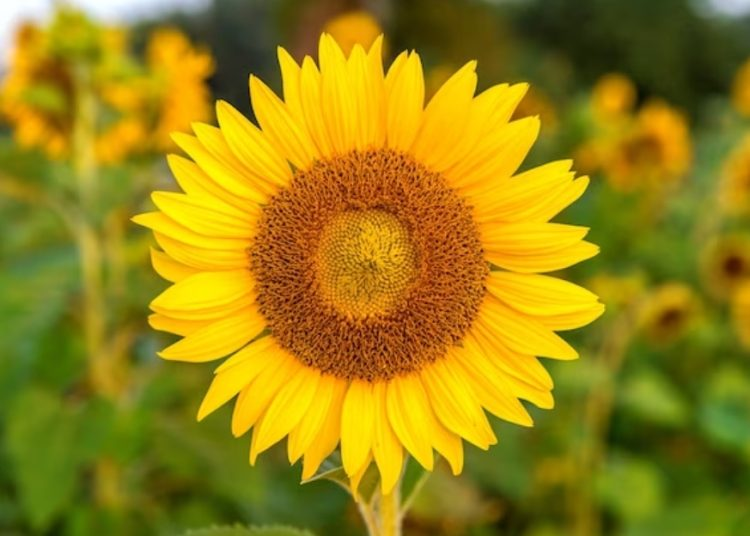
#> input picture pertemuan 14/bunga.jpg, 750 x 536 px
$ python localbinarypattern.py
#> lines starting #> are read from the running program, lines starting #| are printed output that depends on the picture
import cv2
import numpy as np
from skimage.feature import local_binary_pattern

# Baca citra dalam greyscale
image = cv2.imread('bunga.jpg', cv2.IMREAD_GRAYSCALE)
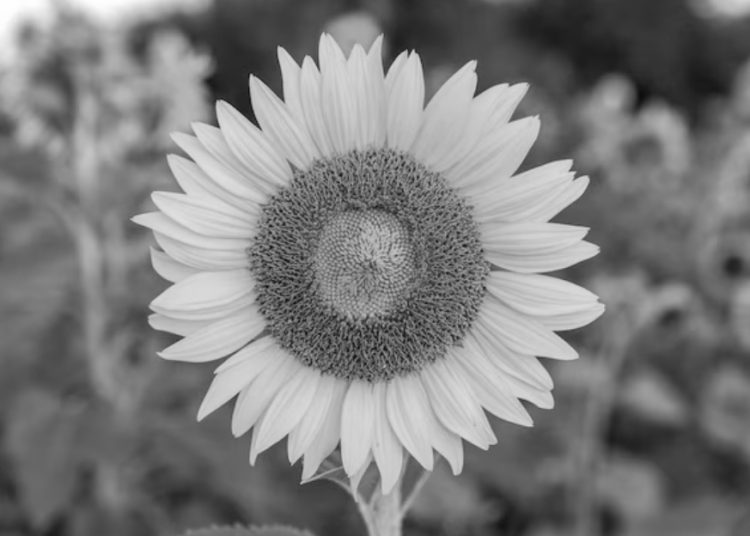
#> image: shape (536, 750); min 13, max 254, mean 124.7

# Terapkan Local Binary Pattern (LBP)
radius = 1
n_point = 8 * radius
lbp = local_binary_pattern(image, n_point, radius,method='uniform')
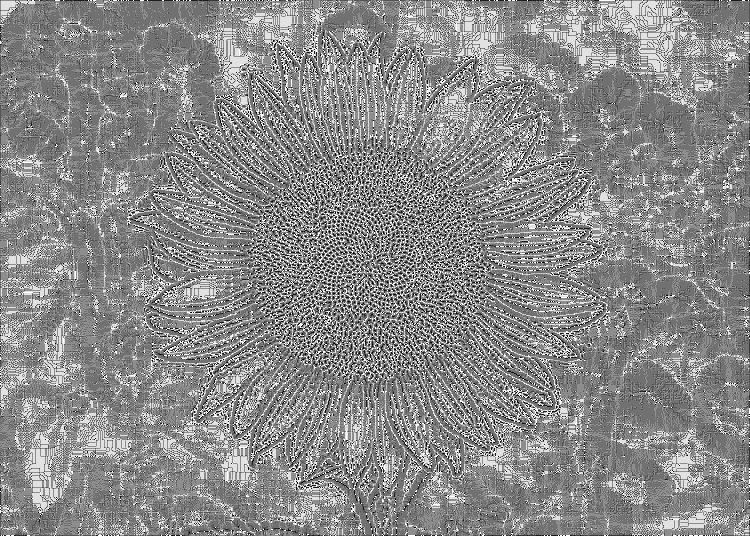
#> lbp: shape (536, 750) float64; min 0, max 9, mean 4.88; drawn with min black and max white

# Normalisasikan hasil LBP agar sesuai dengan rentang [0, 255]
lbp_normalized = np.uint8(255 * (lbp - lbp.min()) / (lbp.max() - lbp.min()))

# Tampilkan hasil LBP
cv2.imshow('Local Binary Pattern', lbp_normalized)
cv2.waitKey(0)
cv2.destroyAllWindows()
